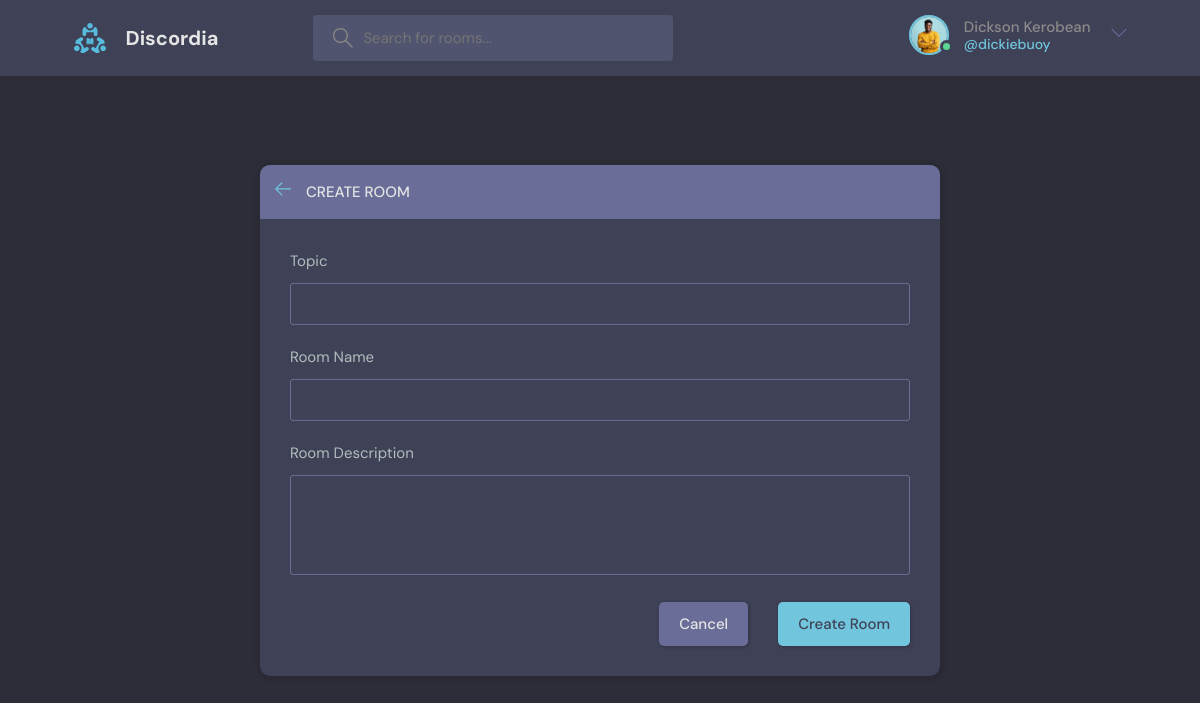
Screenshot of /create-room/ (signed in) with the database file from the repository.
### base/models.py (models this page shows)
class User(AbstractUser):
    name = models.CharField(max_length=200, null=True,blank=True)
    email = models.EmailField(unique=True, null=True)
    bio = models.TextField(null=True)
    avatar = models.ImageField(null=True, default="avatar.svg")
    USERNAME_FIELD = 'email'
    REQUIRED_FIELDS = []

### base/views.py (the view, shortened to what this page needs)
# urls.py: path('create-room/', views.createRoom, name="create-room"),
@login_required(login_url='login-user')
def createRoom(request):
    form = RoomForm()
    topics = Topic.objects.all()
    context = {
        'form':form,
        'topics':topics
    }
    return render(request, 'base/room_form.html', context)

### base/forms.py
class RoomForm(ModelForm):
    class Meta:
        model = Room
        fields = '__all__'
        exclude = ['host','participants']

### base/templates/base/room_form.html (shortened to what this page needs)
{% extends 'layouts/main.html' %}
{% block content %}
<main class="create-room layout">
  <div class="container">
    <div class="layout__box">
      <div class="layout__boxHeader">
        <div class="layout__boxTitle">
          <a href="{% url 'home' %}">
            <svg version="1.1" xmlns="http://www.w3.org/2000/svg" width="32" height="32" viewBox="0 0 32 32">
              <title>arrow-left</title>
              <path
                d="M13.723 2.286l-13.723 13.714 13.719 13.714 1.616-1.611-10.96-10.96h27.625v-2.286h-27.625l10.965-10.965-1.616-1.607z">
              </path>
            </svg>
          </a>
          {% if form_name == update %}
          <h3>Create  Room</h3>
          {% else %}
          <h3>Update Room</h3>
          {% endif %}
        </div>
      </div>
      <div class="layout__body">
        <form action="" method="POST">
          <div class="form__group">
            <label for="room_topic">Topic</label>
            <input type="text" name="topic" value="{{ room.topic.name }}"required list="topic-list">
          </div>
          <div class="form__group">
            <label for="room_name">Room Name</label>
            {{form.name}}
          </div>
          <div class="form__group">
            <label for="room_description">Room Description</label>
            {{form.description}}
          </div>
          <div class="form__action">
            <a class="btn btn--dark" href="{% url 'home' %}">Cancel</a>
            {% if form_name == update %}
            <button class="btn btn--main" type="submit">Create Room</button>
            {% else %}
            <button class="btn btn--main" type="submit">Update Room</button>
            {% endif %}
          </div>
        </form>
      </div>
    </div>
  </div>
</main>
{% endblock %}

### templates/includes/header.html (shortened to what this page needs)
<header class="header header--loggedIn">
    {% load static %}
  <div class="container">
    <a href="{% url 'home' %}" class="header__logo">
      <img src="{% static 'images/logo.svg' %}" />
      <h1>Discordia</h1>
    </a>
    <form class="header__search" method="get" action="{% url 'home' %}">
      <label>
        <input name="q" placeholder="Search for rooms..." />
      </label>
    </form>
    <nav class="header__menu">
      {% if request.user.is_authenticated %}
      <div class="header__user">
        <a href="{% url 'profile' user.id %}">
          <div class="avatar avatar--medium active">
            <img src="{{user.avatar.url}}" />
          </div>
          <p>{{request.user.name}} <span>@{{request.user.username}}</span></p>
        </a>
        <button class="dropdown-button">
          <svg version="1.1" xmlns="http://www.w3.org/2000/svg" width="32" height="32" viewBox="0 0 32 32">
            <title>chevron-down</title>
            <path d="M16 21l-13-13h-3l16 16 16-16h-3l-13 13z"></path>
          </svg>
        </button>
      </div>
      {% else %}
       <a href="{% url 'login-user' %}">
        <img src="{% static 'images/avatar.svg' %}" />
        <p>Login</p>
      </a>
      {% endif %}
    </nav>
  </div>
</header>

### rows the page displays
User: avatar (picture), user.name "Dickson Kerobean", user.username "dickiebuoy"
